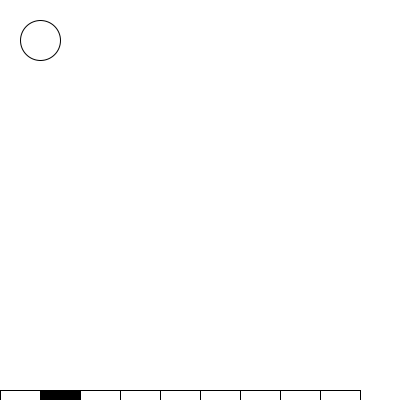
Frame 1 (no input)
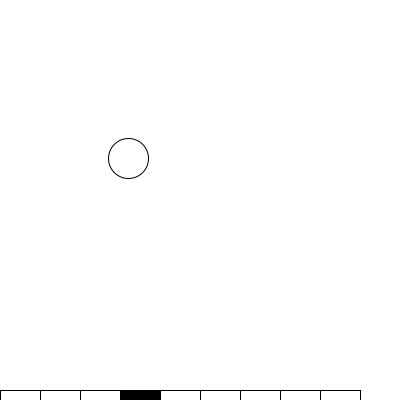
Frame 60 (the mouse pressed at the canvas centre just before this capture)
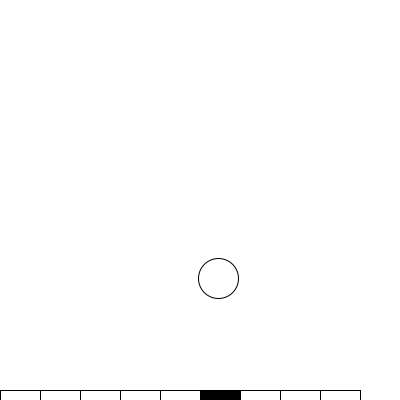
Frame 120 (the mouse held since frame 60 and released just before this capture)

The Processing sketch that drew these frames (run headless with seeded random() and noise(); from frame 60 on, the mouse is pressed at the canvas centre):

// Processing sketch: BrokenBall
// ── BrokenBall.pde
// Session 2 debugging lab: this sketch should behave exactly like WallBallCheckpoint.
// It has three bugs: one in a condition, one in a loop, and one in how it reads a key.
// Find each one by watching what the sketch does, not by comparing the code line by line.

float x = 40;
float y = 40;
float xSpeed = 1.5;
float ySpeed = 2;
boolean paused = false;

void setup() {
  size(400, 400);
}

void draw() {
  background(255);

  if (keyPressed && key == 'p') {
    paused = !paused;
  }

  int col = int(x / 40);
  for (int i = 0; i < 9; i++) {
    if (i == col) {
      fill(0);
    } else {
      fill(255);
    }
    rect(i * 40, 390, 40, 10);
  }

  fill(255);
  circle(x, y, 40);

  if (!paused) {
    x = x + xSpeed;
    y = y + ySpeed;
    if (x > width - 20 && x < 20) {
      xSpeed = -xSpeed;
    }
    if (y > height - 20 || y < 20) {
      ySpeed = -ySpeed;
    }
  }
}
